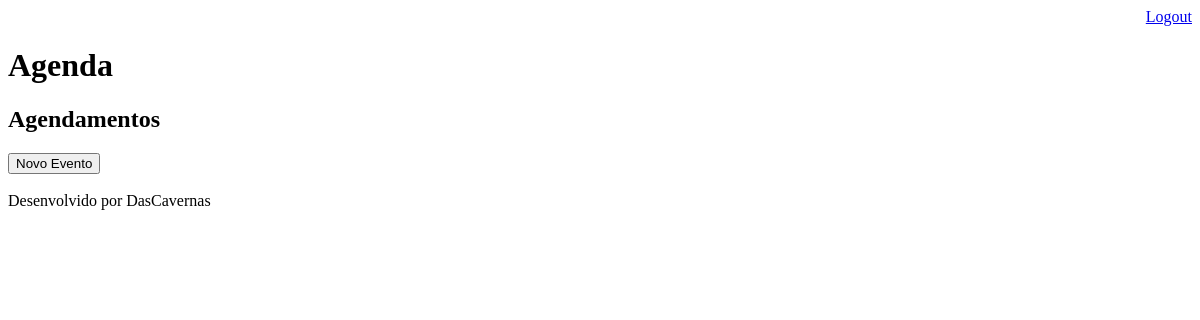
/agenda/ (signed in), run on an earlier commit of the app's database.
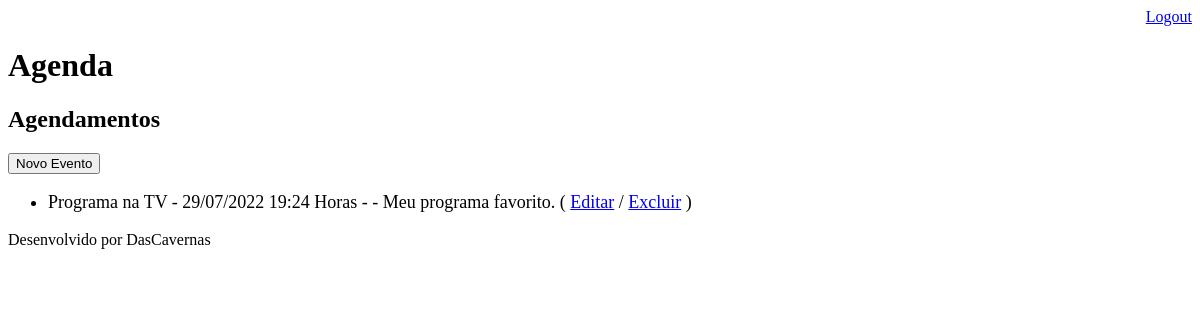
And on a later commit of the database.
### core/models.py (models this page shows, shortened)
class Evento(models.Model):
    titulo = models.CharField(max_length=100)
    local = models.CharField(null=True, max_length=50)
    descricao = models.TextField(blank=True, null=True)
    date_evento = models.DateTimeField(verbose_name='Data do evento')
    data_criacao = models.DateTimeField(auto_now=True)
    usuario = models.ForeignKey(User, on_delete=models.CASCADE)
    class Meta:
        db_table = 'evento'
    def get_data_evento(self):
        return self.date_evento.strftime('%d/%m/%Y %H:%M Horas')
    def get_evento_atrasado(self):
        if self.date_evento < datetime.now():
            return True
        else:
            return False

### core/views.py (the view)
# urls.py: path('agenda/', views.lista_eventos),
@login_required(login_url='/login/')
def lista_eventos(request):
    usuario = request.user
    data_atual = datetime.now() - timedelta(hours=1)
    evento = Evento.objects.filter(usuario=usuario, date_evento__gt=data_atual)
    dados = {'eventos':evento}
    return render(request, 'agenda.html', dados)

### templates/agenda.html (shortened to what this page needs)
{% extends "model-page.html" %}
{% block content %}
    <h2>Agendamentos</h2>
    <a href="evento/">
        <button type="button">Novo Evento</button>
    </a>
    <ul style="font-size: 18px">
    {% for evento in eventos %}
        <li>
            <div style=>
                {{ evento.titulo }} - {{ evento.get_data_evento }} - {{ evento.local }} - {{ evento.descricao }}
                ( <a href="evento/?id={{ evento.id }}"> Editar</a>
                / <a href="evento/delete/{{ evento.id }}" >Excluir</a> )
            </div>
        </li>
        {% endfor %}
    </ul>
{% endblock %}

### templates/model-page.html
<!DOCTYPE html>
<html lang="en">
<head>
    {% include "model-header.html" %}
</head>
<body>
    {% block content %} {% endblock %}
    {% include "model-footer.html" %}
</body>
</html>

### templates/model-header.html (shortened to what this page needs)
    <div align="right">
    <a href="/logout">Logout</a>
    </div>
    <h1>Agenda</h1>

### templates/model-footer.html
<p>Desenvolvido por DasCavernas</p>

What changed in the data, as far as the page shows it:
added Evento: titulo "Programa na TV", get_data_evento "29/07/2022 19:24 Horas", descricao "Meu programa favorito."
